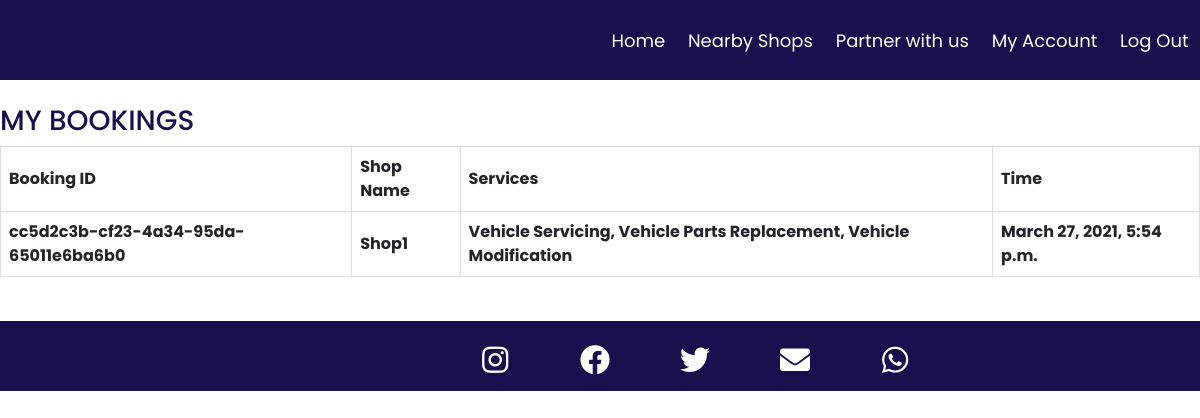
Before: /myaccount/ (signed in) with the older database file.
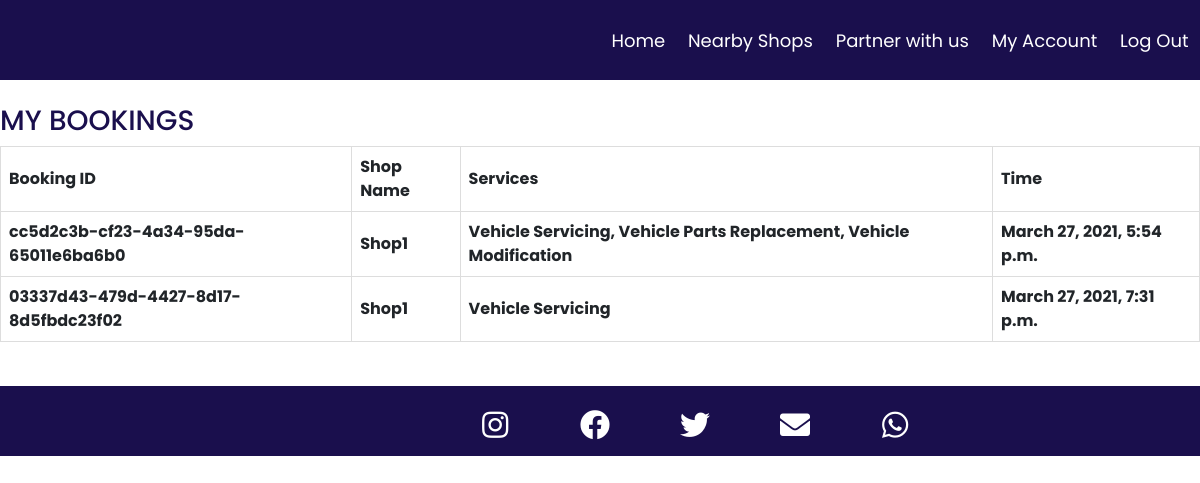
After: the same page with the newer database file.
### carserviceapp/models.py (models this page shows)
class Booking(models.Model):
    booking_id = models.UUIDField(primary_key=True,default=uuid.uuid4, editable=False)
    customer = models.ForeignKey(User, default='', on_delete=models.CASCADE)
    hired_shop = models.ForeignKey(Shop, on_delete=models.CASCADE)
    services_required = MultiSelectField(choices=Services)
    time = models.DateTimeField(default=timezone.now)

class Shop(models.Model):
    shop_id = models.UUIDField(primary_key=True, default=uuid.uuid4, editable=False)
    shop_name = models.CharField(max_length=50)
    owner_name = models.CharField(max_length=50)
    shop_email = models.EmailField(max_length=60,unique=True)
    shop_contact = models.IntegerField(unique=True)
    owner_contact = models.IntegerField(unique=True)
    shop_locality = models.CharField(max_length=50)
    shop_district = models.CharField(max_length=50)
    shop_city = models.CharField(max_length=50)
    shop_pincode = models.IntegerField()
    vehicle_servicing_charge = models.IntegerField()
    vehicle_breakdown_Support_charge = models.IntegerField()
    vehicle_parts_Replacement_charge = models.IntegerField()
    vehicle_modification_charge = models.IntegerField()
    body_repair_and_repainting_charge = models.IntegerField()
    shop_image = models.ImageField()
    def __str__(self):
        return self.shop_name

### carserviceapp/views.py (the view)
# urls.py: path('myaccount/',views.myaccount_view,name='myaccount'),
def myaccount_view(request):
    current_user = request.user
    mybookings = Booking.objects.filter(customer=current_user)
    return render(request,'registration/myaccount.html',{'mybookings':mybookings})

### templates/registration/myaccount.html (shortened to what this page needs)
{% extends '../base.html' %}
{% load crispy_forms_tags %}
{% block content %}
<body>
    <br>
    <h3 style="color: hsl(251, 67%, 18%);" data-aos="fade-up">MY BOOKINGS</h3>
    <table>
        <tr>
            <th>Booking ID</th>
            <th>Shop Name</th>
            <th>Services</th>
            <th>Time</th>
        </tr>
        {% for b in mybookings%}
        <tr>
            <th>{{b.booking_id}}</th>
            <th>{{b.hired_shop}}</th>
            <th>{{b.services_required}}</th>
            <th>{{b.time}}</th>
        </tr>
        {% endfor %}
    </table>
    <br>
</body>
{% endblock %}

Changed rows visible on the page:
added Booking: booking_id "03337d43-479d-4427-8d17-8d5fbdc23f02", hired_shop "Shop1", services_required "Vehicle Servicing", time "March 27, 2021, 7:31 p.m."
